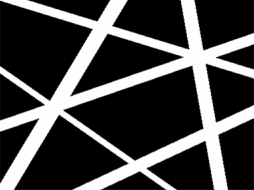
#> input picture nanofibers.png, 254 x 190 px
$ jupyter execute --allow-errors fiber-diameter.ipynb   (shell and % lines are left out)   (older library calls are emulated)
#> lines starting #> are read from the running program, lines starting #| are printed output that depends on the picture; after the words box and inside, x2 and y2 are one past the last pixel; in counts of white or black regions, pixels touching at a corner belong together
[cell 1]
import cv2
import numpy as np
from matplotlib import pyplot as plt
from google.colab.patches import cv2_imshow

img = cv2.imread('nanofibers.png',0)
#> img is the input picture: shape (190, 254); min 0, max 255, mean 70.9

#plt.imshow(img)
#plt.show()
#cv2_imshow(img)
img

[cell 2]
size = np.size(img)
#> size = 48260
#size
img.shape
#> Out = (190, 254)

[cell 3]
skel = np.zeros(img.shape,np.uint8) # matriz de 0s del mismo tamaño que img (primer skeleton)
#np.size(skel)

[cell 4]
ret,img = cv2.threshold(img,127,255,0) # binarizacion
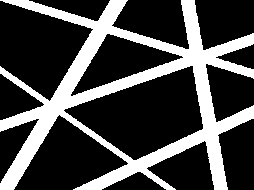
#> img: shape (190, 254); 27.9% white; 1 white region, box (x1, y1, x2, y2) and area: (0, 0, 254, 190) 13441

ret,img

[cell 5]
element = cv2.getStructuringElement(cv2.MORPH_CROSS,(3,3))
done = False

element

[cell 6]
#eroded = cv2.erode(img,element) # erosion
#cv2_imshow(eroded)

[cell 7]
while(not done):
    eroded = cv2.erode(img,element) # erosion de la ultima imagen erosionada
    #cv2_imshow(eroded)
    temp = cv2.dilate(eroded,element) # dilatacion
    #cv2_imshow(temp)
    temp = cv2.subtract(img,temp) #la imagen erosionada y dilatada se resta con la ultima imagen erosionada
    #cv2_imshow(temp)
    skel = cv2.bitwise_or(skel,temp)
    #cv2_imshow(skel)
    img = eroded.copy()
    zeros = size - cv2.countNonZero(img) # Si ya se eliminaron todos los pixels blancos terminar
    if zeros==size:
        done = True
#> this loop made 14 passes
#> zeros on passes 1 to 12: 36870, 38946, 41048, 43084, 44782, 46152, 47128, 47623, 48009, 48115, 48189, 48241
#> pass 1, `eroded = cv2.erode(img,element)`:
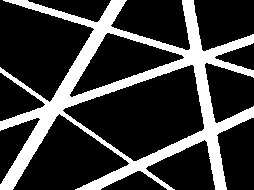
#> eroded: shape (190, 254); 23.6% white; 1 white region, box (x1, y1, x2, y2) and area: (0, 0, 254, 190) 11390
#> pass 1, `temp = cv2.subtract(img,temp)`:
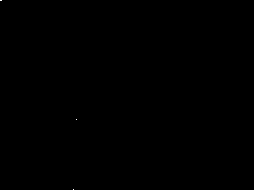
#> temp: shape (190, 254); 0.01% white in thin lines or dots, all inside (x1, y1, x2, y2) = (0, 0, 77, 190)
#> pass 2, `eroded = cv2.erode(img,element)`:
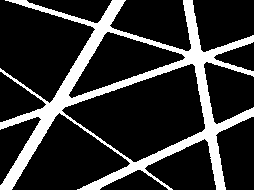
#> eroded: shape (190, 254); 19.3% white; 1 white region, box (x1, y1, x2, y2) and area: (0, 0, 254, 190) 9314
#> after the loop: eroded: shape (190, 254); every value is 0
#> after the loop:
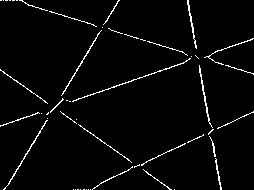
#> skel: shape (190, 254); 3.1% white in thin lines or dots

#cv2.imshow("skel",skel)
cv2_imshow(skel)
cv2.waitKey(0)
cv2.destroyAllWindows()

[cell 8]
'''
# transformada de distancia

from skimage import img_as_float
from skimage import io, color, morphology
import matplotlib.pyplot as plt

image = img_as_float(color.rgb2gray(io.imread('nanofibers.png')))
image_binary = image < 0.5
out_skeletonize = morphology.skeletonize(image_binary)
out_thin = morphology.thin(image_binary)


f, (ax0, ax1, ax2) = plt.subplots(1, 3, figsize=(10, 3))

ax0.imshow(image, cmap='gray')
ax0.set_title('Input')

ax1.imshow(out_skeletonize, cmap='gray')
ax1.set_title('Skeletonize')

ax2.imshow(out_thin, cmap='gray')
ax2.set_title('Thin')

#plt.savefig('/tmp/char_out.png')
plt.show()

#cv2_imshow(out_thin)

'''

[cell 9]
from skimage import img_as_bool, io, color, morphology
import matplotlib.pyplot as plt

#binarizacion
image = img_as_bool(color.rgb2gray(io.imread('nanofibers.png')))
#image = image.astype('uint8')

def cv2_imshow_bin(img):
  cv2_imshow(np.where(img==True, 255, img))

cv2_imshow_bin(image)

image

[cell 10]
# Skeleton

skeleton, distance = morphology.medial_axis(image, mask=None, return_distance=True)
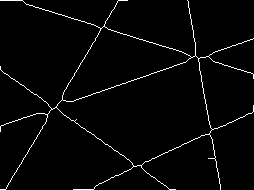
#> skeleton: shape (190, 254) bool; 2.6% white in thin lines or dots
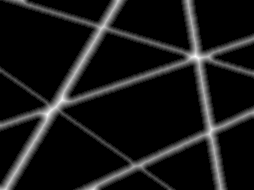
#> distance: shape (190, 254) float64; min 0, max 10.44, mean 0.975; drawn with min black and max white
skeleton
#f, (ax0, ax1) = plt.subplots(1, 2)
#ax0.imshow(image, cmap='gray', interpolation='nearest')
#ax1.imshow(out, cmap='gray', interpolation='nearest')
#plt.show()

[cell 11]
#skeleton out.astype('uint8')

cv2_imshow_bin(skeleton)

[cell 12]
distance

[cell 13]
thinned = morphology.thin(image)
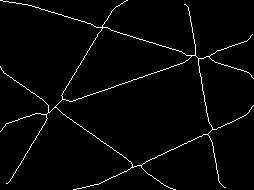
#> thinned: shape (190, 254) bool; 2.5% white in thin lines or dots
#thinned = morphology.thin(image)
#thinned.astype('uint8')

thinned

[cell 14]
cv2_imshow_bin(thinned)

[cell 15]
# pruning...

from scipy import ndimage

B1 = np.array([[0, 0, 0], [0, 1, 0], [1, 1, 1]])
B2 = np.array([[0, 0, 0], [1, 1, 0], [1, 1, 0]])
B3 = np.array([[1, 1, 0], [1, 1, 0], [0, 0, 0]])
B4 = np.array([[1, 0, 0], [1, 1, 0], [1, 0, 0]])
B5 = np.array([[1, 1, 1], [0, 1, 0], [0, 0, 0]])
B6 = np.array([[0, 1, 1], [0, 1, 1], [0, 0, 0]])
B7 = np.array([[0, 0, 1], [0, 1, 1], [0, 0, 1]])
B8 = np.array([[0, 0, 0], [0, 1, 1], [0, 1, 1]])

A = image.copy().astype('int')

#X = A - ndimage.binary_hit_or_miss(A, structure1=B1)

A1 = A - ndimage.binary_hit_or_miss(A, structure1=B1)
A2 = A1 - ndimage.binary_hit_or_miss(A1, structure1=B2)
#> A2: shape (190, 254) int64; values 0 (black) and 1 (white), 27.8% white; 1 white region, box (x1, y1, x2, y2) and area: (0, 0, 254, 190) 13437
A3 = A2 - ndimage.binary_hit_or_miss(A2, structure1=B3)
#> A3: shape (190, 254) int64; values 0 (black) and 1 (white), 27.8% white; 1 white region, box (x1, y1, x2, y2) and area: (0, 0, 254, 190) 13435
A4 = A3 - ndimage.binary_hit_or_miss(A3, structure1=B4)
A5 = A4 - ndimage.binary_hit_or_miss(A4, structure1=B5)
A6 = A5 - ndimage.binary_hit_or_miss(A5, structure1=B6)
#> A6: shape (190, 254) int64; values 0 (black) and 1 (white), 27.8% white; 1 white region, box (x1, y1, x2, y2) and area: (0, 0, 254, 190) 13432
A7 = A6 - ndimage.binary_hit_or_miss(A6, structure1=B7)
#> A7: shape (190, 254) int64; values 0 (black) and 1 (white), 27.8% white; 1 white region, box (x1, y1, x2, y2) and area: (0, 0, 254, 190) 13431
A8 = A7 - ndimage.binary_hit_or_miss(A7, structure1=B8)
#> A8: shape (190, 254) int64; values 0 (black) and 1 (white), 27.8% white; 1 white region, box (x1, y1, x2, y2) and area: (0, 0, 254, 190) 13429
A9 = A8 - ndimage.binary_hit_or_miss(A8, structure1=B1)
#> A9: shape (190, 254) int64; values 0 (black) and 1 (white), 27.8% white; 1 white region, box (x1, y1, x2, y2) and area: (0, 0, 254, 190) 13428
A10 = A9 - ndimage.binary_hit_or_miss(A9, structure1=B2)
#> A10: shape (190, 254) int64; values 0 (black) and 1 (white), 27.8% white; 1 white region, box (x1, y1, x2, y2) and area: (0, 0, 254, 190) 13427

X = A - A10
#> X: shape (190, 254) int64; values 0 (black) and 1 (white), 0.03% white in thin lines or dots
cv2_imshow(np.where(X==True, 255, X))


structure1 = np.array([[0, 0, 0], [0, 0, 0], [0, 0, 0]])
structure2 = np.array([[0, 0, 0], [0, 1, 0], [1, 1, 0]])

#prunned = ndimage.binary_hit_or_miss(thinned, structure1=structure1, structure2=structure2).astype('int')


prunned = ndimage.binary_hit_or_miss(thinned, structure1=structure1)
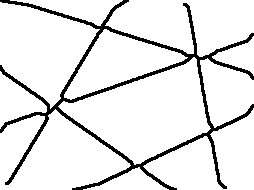
#> prunned: shape (190, 254) bool; 90.5% white; 1 black region, box (x1, y1, x2, y2) and area: (0, 0, 254, 190) 4592

prunned

[cell 16]
#
'''
An = image.copy().astype('int')

Bn = []

Bn.append(np.array([[0, 0, 0], [0, 1, 0], [1, 1, 1]]))
Bn.append(np.array([[0, 0, 0], [1, 1, 0], [1, 1, 0]]))
Bn.append(np.array([[1, 1, 0], [1, 1, 0], [0, 0, 0]]))
Bn.append(np.array([[1, 0, 0], [1, 1, 0], [1, 0, 0]]))
Bn.append(np.array([[1, 1, 1], [0, 1, 0], [0, 0, 0]]))
Bn.append(np.array([[0, 1, 1], [0, 1, 1], [0, 0, 0]]))
Bn.append(np.array([[0, 0, 1], [0, 1, 1], [0, 0, 1]]))
Bn.append(np.array([[0, 0, 0], [0, 1, 1], [0, 1, 1]]))

#Bn[0]

for i in range(10):
  An = An - ndimage.binary_hit_or_miss(An, structure1=Bn[i%8])

cv2_imshow(np.where(An==True, 255, An))

X = A - An
cv2_imshow(np.where(X==True, 255, X))
'''

# [11 lines of commented-out code are left out]

[cell 17]
#cv2_imshow(np.where(prunned==True, 255, prunned))

[cell 18]
import mahotas as mh


# [20 lines left out: function branchedPoints, not called in this run]

def endPoints(skel):
    endpoint1=np.array([[0, 0, 0],
                        [0, 1, 0],
                        [2, 1, 2]])

    endpoint2=np.array([[0, 0, 0],
                        [0, 1, 2],
                        [0, 2, 1]])

    endpoint3=np.array([[0, 0, 2],
                        [0, 1, 1],
                        [0, 0, 2]])

    endpoint4=np.array([[0, 2, 1],
                        [0, 1, 2],
                        [0, 0, 0]])

    endpoint5=np.array([[2, 1, 2],
                        [0, 1, 0],
                        [0, 0, 0]])

    endpoint6=np.array([[1, 2, 0],
                        [2, 1, 0],
                        [0, 0, 0]])

    endpoint7=np.array([[2, 0, 0],
                        [1, 1, 0],
                        [2, 0, 0]])

    endpoint8=np.array([[0, 0, 0],
                        [2, 1, 0],
                        [1, 2, 0]])

    ep1=mh.morph.hitmiss(skel,endpoint1)
    ep2=mh.morph.hitmiss(skel,endpoint2)
    ep3=mh.morph.hitmiss(skel,endpoint3)
    ep4=mh.morph.hitmiss(skel,endpoint4)
    ep5=mh.morph.hitmiss(skel,endpoint5)
    ep6=mh.morph.hitmiss(skel,endpoint6)
    ep7=mh.morph.hitmiss(skel,endpoint7)
    ep8=mh.morph.hitmiss(skel,endpoint8)
    ep = ep1+ep2+ep3+ep4+ep5+ep6+ep7+ep8
    return ep

def pruning(skeleton, size):
    '''remove iteratively end points "size"
       times from the skeleton
    '''
#> called with size = 100
    for i in range(0, size):
        endpoints = endPoints(skeleton)
        endpoints = np.logical_not(endpoints)
        skeleton = np.logical_and(skeleton,endpoints)
    return skeleton

#> (a cell that did not finish here is left out)

#> (a cell that did not finish here is left out)

[cell 21]
# distance transform
from scipy import ndimage

#distanceMap = ndimage.distance_transform_edt(thinned)
#cv2_imshow(distanceMap)
#distanceMap

img = cv2.imread('nanofibers.png',0)
#ret,img = cv2.threshold(img,127,255,cv2.THRESH_BINARY_INV | cv2.THRESH_OTSU) # binarizacion
ret,img = cv2.threshold(img,127,255,cv2.THRESH_BINARY | cv2.THRESH_OTSU) # binarizacion
#> img: shape (190, 254); 27.9% white; 1 white region, box (x1, y1, x2, y2) and area: (0, 0, 254, 190) 13471
#> ret = 124
#bw = cv.threshold(bw, 40, 255, cv.THRESH_BINARY | cv.THRESH_OTSU)

cv2_imshow(img)

distanceMap = cv2.distanceTransform(img, cv2.DIST_L2, 0)

cv2_imshow(distanceMap)

distanceMap

[cell 22]
# para visualizar

distanceMapNormalized = distanceMap.copy()

cv2.normalize(distanceMap, distanceMapNormalized, 0, 255, cv2.NORM_MINMAX)

cv2_imshow(distanceMapNormalized)

#distanceMapNormalized

[cell 23]
#distanceMapGrays = distanceMapNormalized * 255

distanceMapInverted = np.invert(distanceMapNormalized.astype('uint8'))
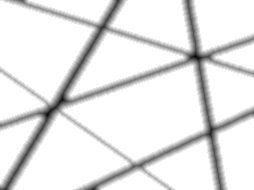
#> distanceMapInverted: shape (190, 254); min 0, max 255, mean 231.2

cv2_imshow(distanceMapInverted)

distanceMapInverted

[cell 24]
# [8 lines of commented-out code are left out]

[cell 25]
# detección de intersecciones

# [55 lines left out: functions neighbours, getSkeletonIntersection, not called in this run]

#> (a cell that did not finish here is left out)

#> (a cell that did not finish here is left out)

[cell 28]
# ancho de intersecciones

# [16 lines left out: function removeCross, not called in this run]

#cross = intersecciones[0]

#> (the rest of this cell did not finish here and is left out)

#> (a cell that did not finish here is left out)

[cell 30]
#histograma del diametros en pxs

import matplotlib.pyplot as plt

#> (the rest of this cell did not finish here and is left out)

[cell 31]
def myThinning(A, B):
  BLen = len(B)
  for i in range(BLen):
    A = A - ndimage.binary_hit_or_miss(A, structure1=B[i])
  return A

An = skeleton.copy().astype('int')
#> An: shape (190, 254) int64; values 0 (black) and 1 (white), 2.6% white in thin lines or dots

Bn = []

Bn.append(np.array([[-1, 0, 0], [1, 1, 0], [-1, 0, 0]]))
Bn.append(np.array([[-1, 1, -1], [0, 1, 0], [0, 0, 0]]))
Bn.append(np.array([[0, 0, -1], [0, 1, 1], [0, 0, -1]]))
Bn.append(np.array([[0, 0, 0], [0, 1, 0], [-1, 1, -1]]))

Bn.append(np.array([[1, 0, 0], [0, 1, 0], [0, 0, 0]]))
Bn.append(np.array([[0, 0, 1], [0, 1, 0], [0, 0, 0]]))
Bn.append(np.array([[0, 0, 0], [0, 1, 0], [0, 0, 1]]))
Bn.append(np.array([[0, 0, 0], [0, 1, 0], [1, 0, 0]]))

for i in range(3):
  myThinned = myThinning(An, Bn)

cv2_imshow_bin(myThinned)
